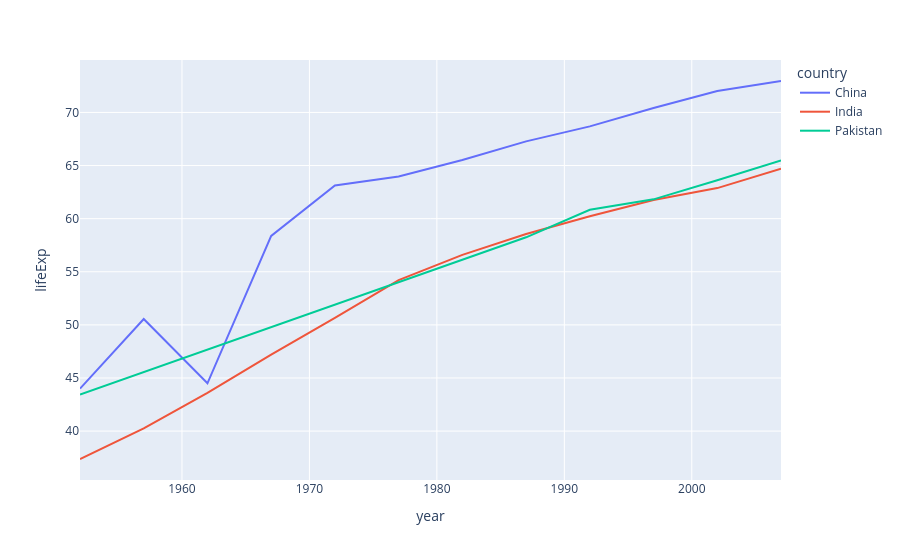

Notebook cell for this chart:
### Code cell
px.line(temp_df,x='year',y='lifeExp',color='country')

### Figure 1 — Plotly figure (JSON) as saved in the notebook; plotly's stock layout.template omitted (floating-point values rounded to 4 significant figures)
{"data": [{"hovertemplate": "country=China<br>year=%{x}<br>lifeExp=%{y}<extra></extra>", "legendgroup": "China", "line": {"color": "#636efa", "dash": "solid"}, "marker": {"symbol": "circle"}, "mode": "lines", "name": "China", "orientation": "v", "showlegend": true, "type": "scatter", "x": [1952, 1957, 1962, 1967, 1972, 1977, 1982, 1987, 1992, 1997, 2002, 2007], "xaxis": "x", "y": [44.0, 50.55, 44.5, 58.38, 63.12, 63.97, 65.53, 67.27, 68.69, 70.43, 72.03, 72.96], "yaxis": "y"}, {"hovertemplate": "country=India<br>year=%{x}<br>lifeExp=%{y}<extra></extra>", "legendgroup": "India", "line": {"color": "#EF553B", "dash": "solid"}, "marker": {"symbol": "circle"}, "mode": "lines", "name": "India", "orientation": "v", "showlegend": true, "type": "scatter", "x": [1952, 1957, 1962, 1967, 1972, 1977, 1982, 1987, 1992, 1997, 2002, 2007], "xaxis": "x", "y": [37.37, 40.25, 43.6, 47.19, 50.65, 54.21, 56.6, 58.55, 60.22, 61.77, 62.88, 64.7], "yaxis": "y"}, {"hovertemplate": "country=Pakistan<br>year=%{x}<br>lifeExp=%{y}<extra></extra>", "legendgroup": "Pakistan", "line": {"color": "#00cc96", "dash": "solid"}, "marker": {"symbol": "circle"}, "mode": "lines", "name": "Pakistan", "orientation": "v", "showlegend": true, "type": "scatter", "x": [1952, 1957, 1962, 1967, 1972, 1977, 1982, 1987, 1992, 1997, 2002, 2007], "xaxis": "x", "y": [43.44, 45.56, 47.67, 49.8, 51.93, 54.04, 56.16, 58.24, 60.84, 61.82, 63.61, 65.48], "yaxis": "y"}], "layout": {"legend": {"title": {"text": "country"}, "tracegroupgap": 0}, "margin": {"t": 60}, "xaxis": {"anchor": "y", "domain": [0, 1], "title": {"text": "year"}}, "yaxis": {"anchor": "x", "domain": [0, 1], "title": {"text": "lifeExp"}}}}
